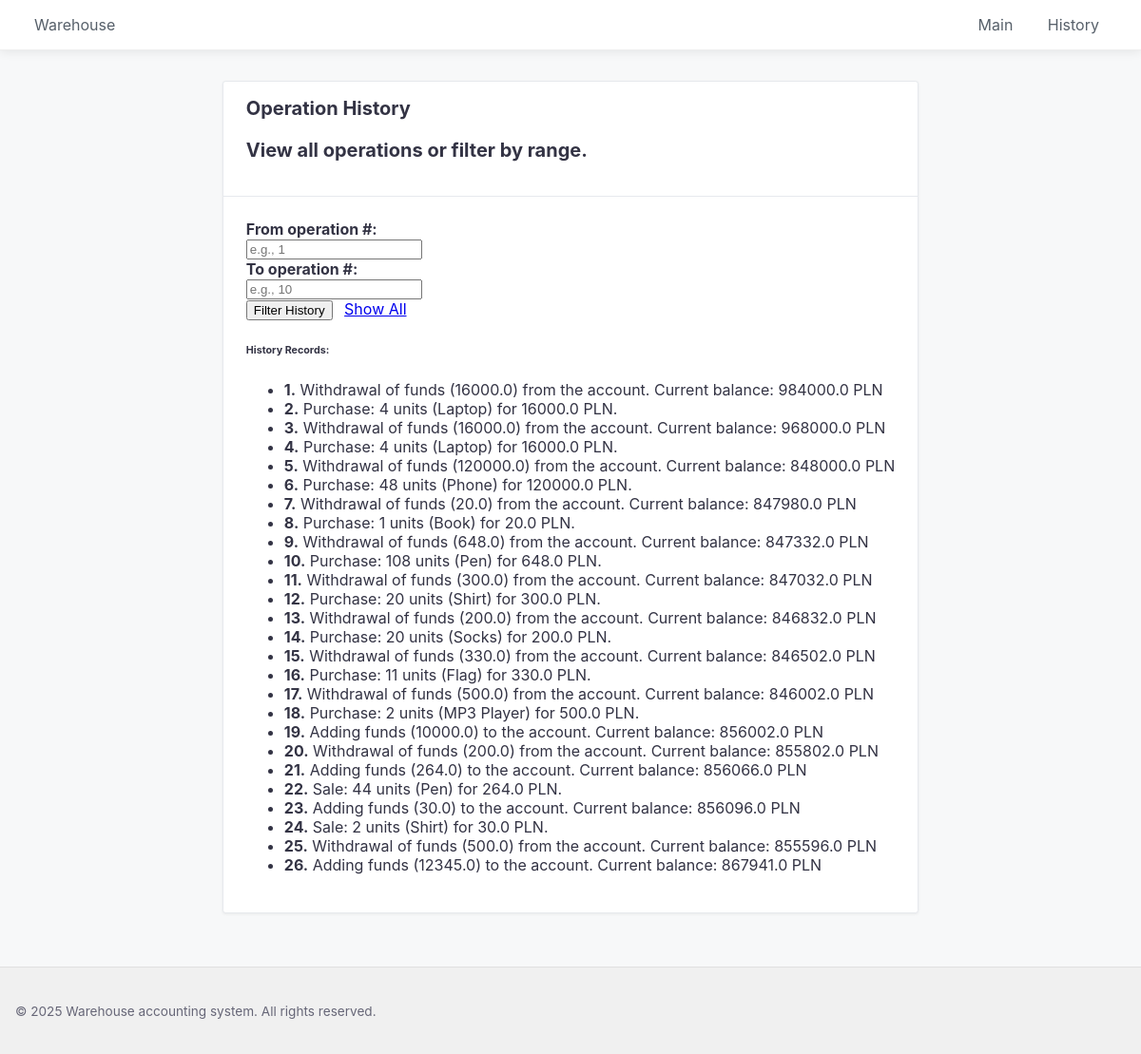
The page /history/ on the database its author committed.
### app.py (models this page shows, shortened)
class Transaction(db.Model):
    id = db.Column(db.Integer, primary_key=True)
    description = db.Column(db.String(500), nullable=False)
    timestamp = db.Column(db.DateTime, nullable=False, default=datetime.utcnow)

### app.py (the view)
@app.route("/history/")
def history():
    line_from_str = request.args.get('line_from')
    line_to_str = request.args.get('line_to')
    history_objects, actual_start_index = get_history_range_db(line_from_str, line_to_str)
    numbered_history_descriptions = []
    for i, transaction in enumerate(history_objects):
        numbered_history_descriptions.append(
            (actual_start_index + i + 1, transaction.description)
        )
    if (line_from_str is not None or line_to_str is not None) and not history_objects:
        flash("History in the specified range was not found or the range is invalid. Try again.", "warning")
    return render_template("history.html", history_records=numbered_history_descriptions)

### app.py (called while the page is built)
def get_history_range_db(line_from=None, line_to=None):
    query = Transaction.query.order_by(Transaction.timestamp.asc(), Transaction.id.asc())
    total_records = query.count()
    start_index = 0
    end_index = total_records
    try:
        if line_from is not None:
            start_index = int(line_from) - 1
        if line_to is not None:
            end_index = int(line_to)
    except ValueError:
        return query.all(), 0  # Return everything and the initial index 0
    if start_index < 0: start_index = 0
    if end_index > total_records: end_index = total_records
    if start_index >= end_index and total_records > 0:
        return [], 0  # Empty list
    filtered_records = query.offset(start_index).limit(end_index - start_index).all()
    return filtered_records, start_index

### templates/history.html (shortened to what this page needs)
{% extends "base.html" %}
{% block content %}
    <div class="panel">
        <div class="panel-header">
            <div class="panel-title h5">Operation History</div>
            <p class="history-text">View all operations or filter by range.</p>
        </div>
        <div class="panel-body">
            <form action="{{ url_for('history') }}" method="GET" class="form-horizontal">
                <div class="form-group">
                    <div class="col-3 col-sm-12">
                        <label class="form-label" for="line_from">From operation #:</label>
                    </div>
                    <div class="col-9 col-sm-12">
                        <input class="form-input" type="number" id="line_from" name="line_from" min="1" placeholder="e.g., 1" value="{{ request.args.get('line_from', '') }}">
                    </div>
                </div>
                <div class="form-group">
                    <div class="col-3 col-sm-12">
                        <label class="form-label" for="line_to">To operation #:</label>
                    </div>
                    <div class="col-9 col-sm-12">
                        <input class="form-input" type="number" id="line_to" name="line_to" min="1" placeholder="e.g., 10" value="{{ request.args.get('line_to', '') }}">
                    </div>
                </div>
                <div class="form-group">
                    <div class="col-12 text-right">
                        <button type="submit" class="btn btn-primary">Filter History</button>
                        <a href="{{ url_for('history') }}" class="btn btn-link">Show All</a>
                    </div>
                </div>
            </form>
            <h6 class="mt-4">History Records:</h6>
            {% if history_records %}
                <ul class="list-unstyled">
                {% for num, record in history_records %}
                    <li><strong>{{ num }}.</strong> {{ record }}</li>
                {% endfor %}
                </ul>
            {% endif %}
        </div>
    </div>
{% endblock %}

### templates/base.html (shortened to what this page needs)
<!DOCTYPE html>
<html lang="ru">
<head>
    <link rel="stylesheet" href="https://unpkg.com/spectre.css/dist/spectre.min.css">
    <link rel="stylesheet" href="https://unpkg.com/spectre.css/dist/spectre-exp.min.css">
    <link rel="stylesheet" href="https://unpkg.com/spectre.css/dist/spectre-icons.min.css">
    <link rel="stylesheet" href="{{ url_for('static', filename='css/style.css') }}">
</head>
<body>
    <div class="page">
        <header class="navbar p-2">
            <section class="navbar-section">
                <a href="{{ url_for('index') }}" class="btn btn-link text-large text-bold">
                    Warehouse
                </a>
            </section>
            <section class="navbar-section">
                <a href="{{ url_for('index') }}" class="btn btn-link">Main</a>
                <a href="{{ url_for('history') }}" class="btn btn-link">History</a>
                </section>
        </header>
        <main class="container grid-lg">
            <div class="columns">
                <div class="column col-12">
                    {% block content %}
                    {% endblock %}
                </div>
            </div>
        </main>
        <footer class="footer p-2 text-center">
            <div class="container grid-lg">
                <p>&copy; 2025 Warehouse accounting system. All rights reserved.</p>
            </div>
        </footer>
    </div>
</body>
</html>

### static/css/style.css (style rules this page uses)
body { margin: 0; font-family: -apple-system, system-ui, BlinkMacSystemFont, "Segoe UI", Roboto, "Helvetica Neue", sans-serif; color: #334; background-color: #f7f8f9; }
*, *:before, *:after { box-sizing: border-box; }
.page { display: flex; flex-direction: column; min-height: 100vh; }
header.navbar { position: sticky; top: 0; width: 100%; padding: 1rem 1.5rem; background: #ffffff; box-shadow: 0 2px 10px rgba(0, 0, 0, 0.08); z-index: 1000; border-bottom: 1px solid #eee; display: flex; justify-content: space-between; align-items: center; }
header .btn-link { font-size: 1rem; padding: .5rem .75rem; color: #57606a; text-decoration: none; }
main.container { flex: 1; padding-top: 2rem; padding-bottom: 2rem; max-width: 960px; margin: 0 auto; }
footer.footer { padding: 1.5rem 1rem; background-color: #f0f0f0; color: #667; font-size: 0.85rem; border-top: 1px solid #e0e0e0; }
.form-group label { font-weight: bold; margin-bottom: .25rem; }
.btn { margin-right: .5rem; }
.panel { background: #fff; border: 1px solid #e6e9ed; border-radius: .2rem; margin-bottom: 1.5rem; box-shadow: 0 1px 3px rgba(0,0,0,.06); }
.panel-header { padding: 1rem 1.5rem; border-bottom: 1px solid #e6e9ed; font-size: 1.25rem; font-weight: bold; }
.panel-body { padding: 1.5rem; }

### rows shown on the page
Transaction: id "1", description "Withdrawal of funds (16000.0) from the account. Current balance: 984000.0 PLN"
Transaction: id "2", description "Purchase: 4 units (Laptop) for 16000.0 PLN."
Transaction: id "3", description "Withdrawal of funds (16000.0) from the account. Current balance: 968000.0 PLN"
Transaction: id "4", description "Purchase: 4 units (Laptop) for 16000.0 PLN."
Transaction: id "5", description "Withdrawal of funds (120000.0) from the account. Current balance: 848000.0 PLN"
Transaction: id "6", description "Purchase: 48 units (Phone) for 120000.0 PLN."
Transaction: id "7", description "Withdrawal of funds (20.0) from the account. Current balance: 847980.0 PLN"
Transaction: id "8", description "Purchase: 1 units (Book) for 20.0 PLN."
Transaction: id "9", description "Withdrawal of funds (648.0) from the account. Current balance: 847332.0 PLN"
Transaction: id "10", description "Purchase: 108 units (Pen) for 648.0 PLN."
Transaction: id "11", description "Withdrawal of funds (300.0) from the account. Current balance: 847032.0 PLN"
Transaction: id "12", description "Purchase: 20 units (Shirt) for 300.0 PLN."
Transaction: id "13", description "Withdrawal of funds (200.0) from the account. Current balance: 846832.0 PLN"
Transaction: id "14", description "Purchase: 20 units (Socks) for 200.0 PLN."
Transaction: id "15", description "Withdrawal of funds (330.0) from the account. Current balance: 846502.0 PLN"
Transaction: id "16", description "Purchase: 11 units (Flag) for 330.0 PLN."
Transaction: id "17", description "Withdrawal of funds (500.0) from the account. Current balance: 846002.0 PLN"
Transaction: id "18", description "Purchase: 2 units (MP3 Player) for 500.0 PLN."
Transaction: id "19", description "Adding funds (10000.0) to the account. Current balance: 856002.0 PLN"
Transaction: id "20", description "Withdrawal of funds (200.0) from the account. Current balance: 855802.0 PLN"
Transaction: id "21", description "Adding funds (264.0) to the account. Current balance: 856066.0 PLN"
Transaction: id "22", description "Sale: 44 units (Pen) for 264.0 PLN."
Transaction: id "23", description "Adding funds (30.0) to the account. Current balance: 856096.0 PLN"
Transaction: id "24", description "Sale: 2 units (Shirt) for 30.0 PLN."
Transaction: id "25", description "Withdrawal of funds (500.0) from the account. Current balance: 855596.0 PLN"
Transaction: id "26", description "Adding funds (12345.0) to the account. Current balance: 867941.0 PLN"
